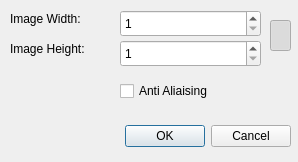
<?xml version="1.0" encoding="UTF-8"?>
<ui version="4.0">
 <class>ExportImageDialog</class>
 <widget class="QDialog" name="ExportImageDialog">
  <property name="geometry">
   <rect>
    <x>0</x>
    <y>0</y>
    <width>298</width>
    <height>162</height>
   </rect>
  </property>
  <property name="windowTitle">
   <string>Dialog</string>
  </property>
  <widget class="QDialogButtonBox" name="buttonBox">
   <property name="geometry">
    <rect>
     <x>10</x>
     <y>120</y>
     <width>281</width>
     <height>32</height>
    </rect>
   </property>
   <property name="orientation">
    <enum>Qt::Horizontal</enum>
   </property>
   <property name="standardButtons">
    <set>QDialogButtonBox::Cancel|QDialogButtonBox::Ok</set>
   </property>
  </widget>
  <widget class="QLabel" name="label">
   <property name="geometry">
    <rect>
     <x>10</x>
     <y>10</y>
     <width>111</width>
     <height>17</height>
    </rect>
   </property>
   <property name="text">
    <string>Image Width:</string>
   </property>
  </widget>
  <widget class="QLabel" name="label_2">
   <property name="geometry">
    <rect>
     <x>10</x>
     <y>40</y>
     <width>111</width>
     <height>17</height>
    </rect>
   </property>
   <property name="text">
    <string>Image Height:</string>
   </property>
  </widget>
  <widget class="QSpinBox" name="ImageWidth">
   <property name="geometry">
    <rect>
     <x>120</x>
     <y>10</y>
     <width>141</width>
     <height>27</height>
    </rect>
   </property>
   <property name="minimum">
    <number>1</number>
   </property>
   <property name="maximum">
    <number>5000</number>
   </property>
  </widget>
  <widget class="QSpinBox" name="ImageHeight">
   <property name="geometry">
    <rect>
     <x>120</x>
     <y>40</y>
     <width>141</width>
     <height>27</height>
    </rect>
   </property>
   <property name="minimum">
    <number>1</number>
   </property>
   <property name="maximum">
    <number>5000</number>
   </property>
  </widget>
  <widget class="QCheckBox" name="Aliasing">
   <property name="geometry">
    <rect>
     <x>120</x>
     <y>80</y>
     <width>141</width>
     <height>22</height>
    </rect>
   </property>
   <property name="text">
    <string>Anti Aliaising</string>
   </property>
  </widget>
  <widget class="QPushButton" name="LockAspect">
   <property name="geometry">
    <rect>
     <x>270</x>
     <y>20</y>
     <width>21</width>
     <height>31</height>
    </rect>
   </property>
   <property name="text">
    <string/>
   </property>
   <property name="icon">
    <iconset resource="icons.qrc">
     <normaloff>:/images/images/lock.png</normaloff>:/images/images/lock.png</iconset>
   </property>
   <property name="checkable">
    <bool>true</bool>
   </property>
   <property name="checked">
    <bool>true</bool>
   </property>
  </widget>
 </widget>
 <resources>
  <include location="icons.qrc"/>
 </resources>
 <connections>
  <connection>
   <sender>buttonBox</sender>
   <signal>accepted()</signal>
   <receiver>ExportImageDialog</receiver>
   <slot>accept()</slot>
   <hints>
    <hint type="sourcelabel">
     <x>248</x>
     <y>254</y>
    </hint>
    <hint type="destinationlabel">
     <x>157</x>
     <y>274</y>
    </hint>
   </hints>
  </connection>
  <connection>
   <sender>buttonBox</sender>
   <signal>rejected()</signal>
   <receiver>ExportImageDialog</receiver>
   <slot>reject()</slot>
   <hints>
    <hint type="sourcelabel">
     <x>316</x>
     <y>260</y>
    </hint>
    <hint type="destinationlabel">
     <x>286</x>
     <y>274</y>
    </hint>
   </hints>
  </connection>
 </connections>
</ui>
